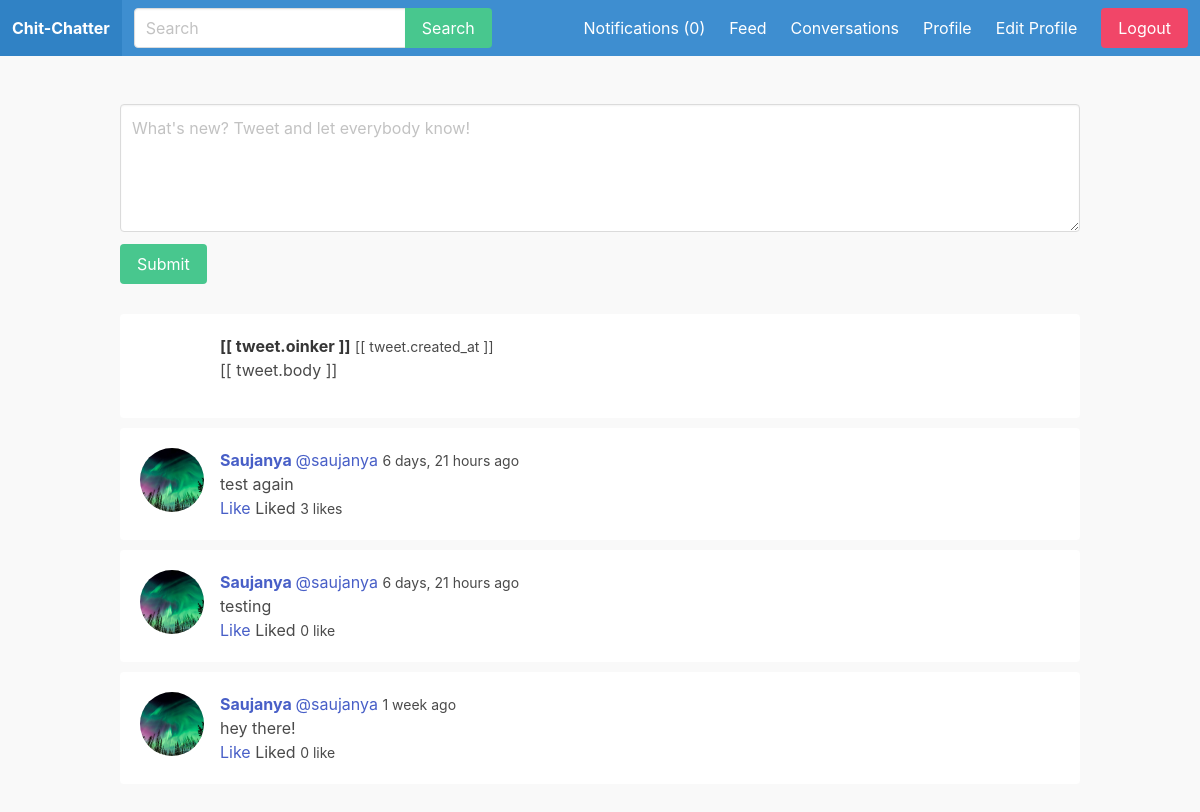
Page /feed/ (signed in) on the earlier database version.
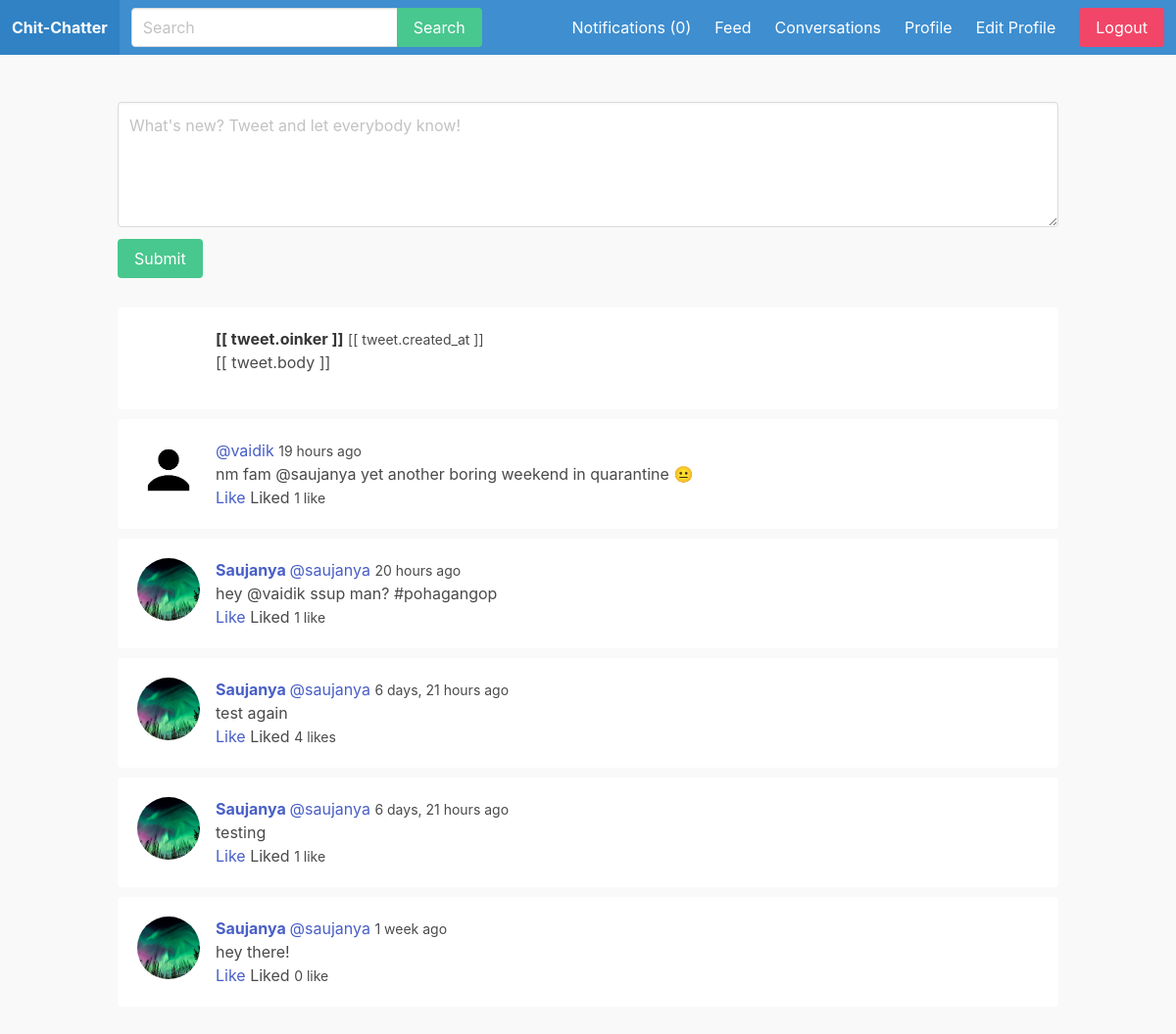
Same page on the later database version.
### apps/feed/models.py (models this page shows, shortened)
class Tweet(models.Model):
  body = models.CharField(max_length=255)
  created_by = models.ForeignKey(User, on_delete=models.CASCADE, related_name='tweets')
  created_at = models.DateTimeField(auto_now_add=True)
  class Meta:
    ordering = ('-created_at',)

### apps/user_profile/models.py (models this page shows, shortened)
class UserProfile(models.Model):
  user = models.OneToOneField(User, on_delete=models.CASCADE)
  follows = models.ManyToManyField('self', related_name='followed_by', symmetrical=False)  # if A follows B, B should not automatically follow back A
  avatar = models.ImageField(upload_to='uploads/', null=False, blank=False, default='uploads/default.jpg')

### apps/feed/views.py (the view)
# urls.py: path('feed/', feed, name='feed'),
@login_required  # allow only if user is logged in
def feed(request):
  userids = [request.user.id]
  for author in request.user.user_profile.follows.all():
    userids.append(author.user.id)
  tweets = Tweet.objects.filter(created_by_id__in=userids)
  for tweet in tweets:
    likes = tweet.likes.filter(created_by_id=request.user.id)
    if likes.count() > 0:
      tweet.liked = True
    else:
      tweet.liked = False
  return render(request, 'feed/feed.html', {'tweets': tweets})

### apps/notification/context_processors.py (called while the page is built)
def notifications(request):
  if request.user.is_authenticated:
    return {'notifications': request.user.notifications.filter(is_read=False)}
  else:
    return {'notifications': []}

### apps/feed/templates/feed/feed.html (shortened to what this page needs)
{% extends 'core/base.html' %}
	{% load humanize %}
	{% block content %}
		<div class="container" id="feedapp">
			<div class="columns">
				<div class="column is-12">
					<div class="wrapper-form">
						<form v-on:submit.prevent="submitTweet()">
							<div class="field">
								<div class="control">
									<textarea class="textarea" v-model="body" placeholder="What's new? Tweet and let everybody know!"></textarea>
								</div>
							</div>
							<div class="field">
								<div class="control">
									<button class="button is-success">Submit</button>
								</div>
							</div>
						</form>
					</div>
					<div class="wrapper-tweets">
						<div class="tweet" v-for="tweet in tweets">
							<article class="media">
								<figure class="media-left">
									<p class="image is-64x64">
									</p>
								</figure>
								<div class="media-content">
									<div class="content">
										<p>
											<strong>[[ tweet.oinker ]]</strong>
											<small>[[ tweet.created_at ]]</small>
											<br>
											[[ tweet.body ]]
										</p>
									</div>
								</div>
							</article>
						</div>
						{% for tweet in tweets %}
							<div class="tweet">
								<article class="media">
									<figure class="media-left">
										<p class="image is-64x64">
											{% if tweet.created_by.user_profile.avatar %}
												<img src="{{ tweet.created_by.user_profile.avatar.url }}" style="border-radius: 50%; height: 64px;">
											{% endif %}
										</p>
									</figure>
									<div class="media-content">
										<div class="content">
											<p>
												<a href="{% url 'user_profile' tweet.created_by.username %}">
													<strong>
														{{ tweet.created_by.first_name }} {{ tweet.created_by.last_name }}
													</strong>
													@{{ tweet.created_by.username }}
												</a>
												<small>{{ tweet.created_at|naturaltime }}</small>
												<br>
												{{ tweet.body }}
												<br>
												<a @click="likeTweet({{ tweet.id}})" v-if="!liked_tweets.includes({{ tweet.id }})">Like</a>
												<span v-if="liked_tweets.includes({{ tweet.id }})">Liked</span>
												<small id="likes-{{ tweet.id }}">
													{% if tweet.likes.count > 1 %}
														{{ tweet.likes.count }} likes
													{% else %}
														{{ tweet.likes.count }} like
													{% endif %}
												</small>
											</p>
										</div>
									</div>
								</article>
							</div>
						{% endfor %}
					</div>
				</div>
			</div>
		</div>
	{% endblock %}

### apps/core/templates/core/base.html (shortened to what this page needs)
<!DOCTYPE html>
{% load static %}
<html lang="en">
<head>
  <link rel="stylesheet" href="https://cdn.jsdelivr.net/npm/bulma@0.9.3/css/bulma.min.css">
  <link rel="stylesheet" href="{% static 'css/main.css' %}" type="text/css">
</head>
<body>
  <nav class="navbar is-info" role="navigation">
    <div class="navbar-brand">
      <a href="/" class="navbar-item">
        <strong>
          Chit-Chatter
        </strong>
      </a>
    </div>
    <div class="navbar-menu" id="navMenu">
      <div class="navbar-start">
        <div class="navbar-item">
          <form action="{% url 'search' %}" method="get">
            <div class="field has-addons">
              {% if request.user.is_authenticated %}
                <div class="control">
                  <input type="text" class="input" placeholder="Search" name="query">
                </div>
                <div class="control">
                  <button class="button is-success">
                    Search
                  </button>
                </div>
              {% endif %}
            </div>
          </form>
        </div>
      </div>
      <div class="navbar-end">
        {% if request.user.is_authenticated %}
          <a href="{% url 'notifications'  %}" class="navbar-item">
            Notifications ({{ notifications.count }})
          </a>
          <a href="{% url 'feed' %}" class="navbar-item">
            Feed
          </a>
          <a href="{% url 'conversations' %}" class="navbar-item">
            Conversations
          </a>
          <a href="{% url 'user_profile' request.user.username %}" class="navbar-item">
            Profile
          </a>
          <a href="{% url 'edit_profile' %}" class="navbar-item">
            Edit Profile
          </a>
        {% endif %}
        <div class="navbar-item">
          <div class="buttons">
            {% if request.user.is_authenticated %}
              <a href="{% url 'logout' %}" class="button is-danger">
                Logout
              </a>
            {% endif %}
          </div>
        </div>
      </div>
    </div>
  </nav>
  <section class="section">
    {% block content %}
    {% endblock %}
  </section>
</body>
</html>

### static/css/main.css (style rules this page uses)
body { background: #f9f9f9; }
.wrapper-tweets { margin-top: 30px; }
.wrapper-tweets .tweet , .notification-wrapper .media { margin-bottom: 10px; padding: 20px; border-radius: 4px; background: #fff; }

Differences in the rows shown:
added Tweet: created_by.user_profile.avatar (placeholder picture), created_by.username "vaidik", created_at "19 hours ago", body "nm fam @saujanya yet another boring weekend in quarantine 😐", likes.count "1"
added Tweet: created_by.user_profile.avatar (picture), created_by.first_name "Saujanya", created_by.username "saujanya", created_at "20 hours ago", body "hey @vaidik ssup man? #pohagangop", likes.count "1"
computed for Tweet "test again": likes.count "3" → "4"
computed for Tweet "testing": likes.count "0" → "1"
